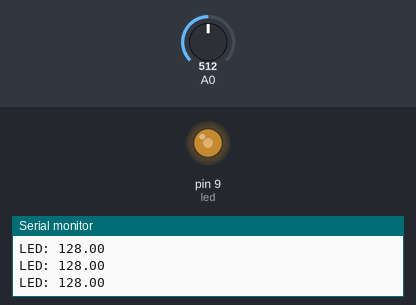
A sketch run on a simulated Arduino Uno, built with avr-gcc and run on an emulated ATmega328P. On the bench: output pins drawn as LEDs (lit = HIGH), the last lines printed to the serial monitor. The test bench sets the inputs (shaded band); at power-on: A0 = 512.

Above: at 1.2 s.
1.3 s: A0 set to 44
At 2.1 s:
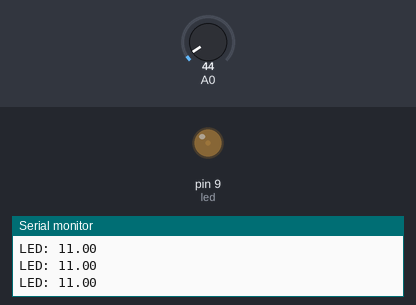
2.8 s: A0 set to 37
At 3.1 s:
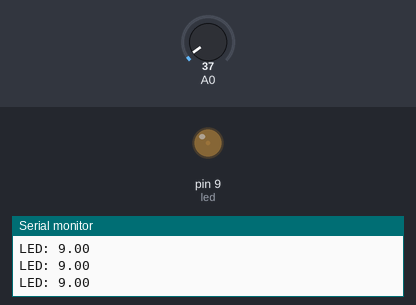
4.3 s: A0 set to 716
At 5.5 s:
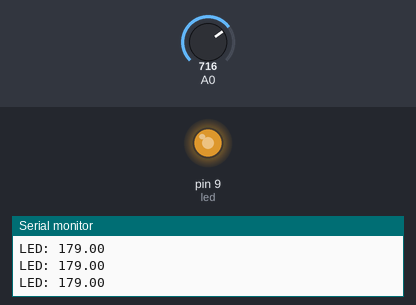
5.8 s: A0 set to 900
At 6.7 s:
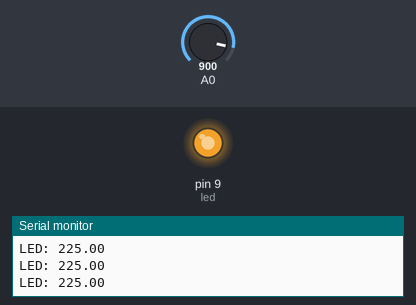
7.3 s: A0 set to 0
At 7.8 s:
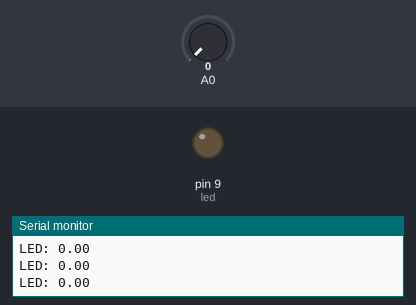
Timing chart, 0 to 9.8 s (numbered marks = the images above; inputs shaded):
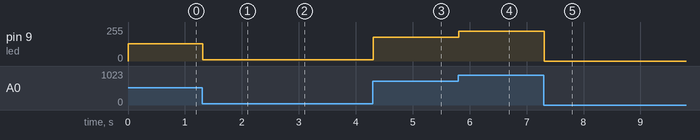

The sketch:

Ex7.ino
```cpp
int led = 9;

float bits = 0;

String inputState;

void setup() {

    pinMode(led, OUTPUT);
    Serial.begin(9600);

}

void loop() {

    bits = analogRead(A0) / 4;

    analogWrite(led, bits);

    inputState = String(bits);
    Serial.println("LED: " + inputState);

}
```

Measured:
- after the input at 1.3 s, pin 9 (led): 128/255 → 11/255 at once
- after the input at 2.8 s, pin 9 (led): 11/255 → 9/255 at once
- after the input at 4.3 s, pin 9 (led): 9/255 → 179/255 at once
- after the input at 5.8 s, pin 9 (led): 179/255 → 225/255 at once
- after the input at 7.3 s, pin 9 (led): 225/255 → 0/255 at once
